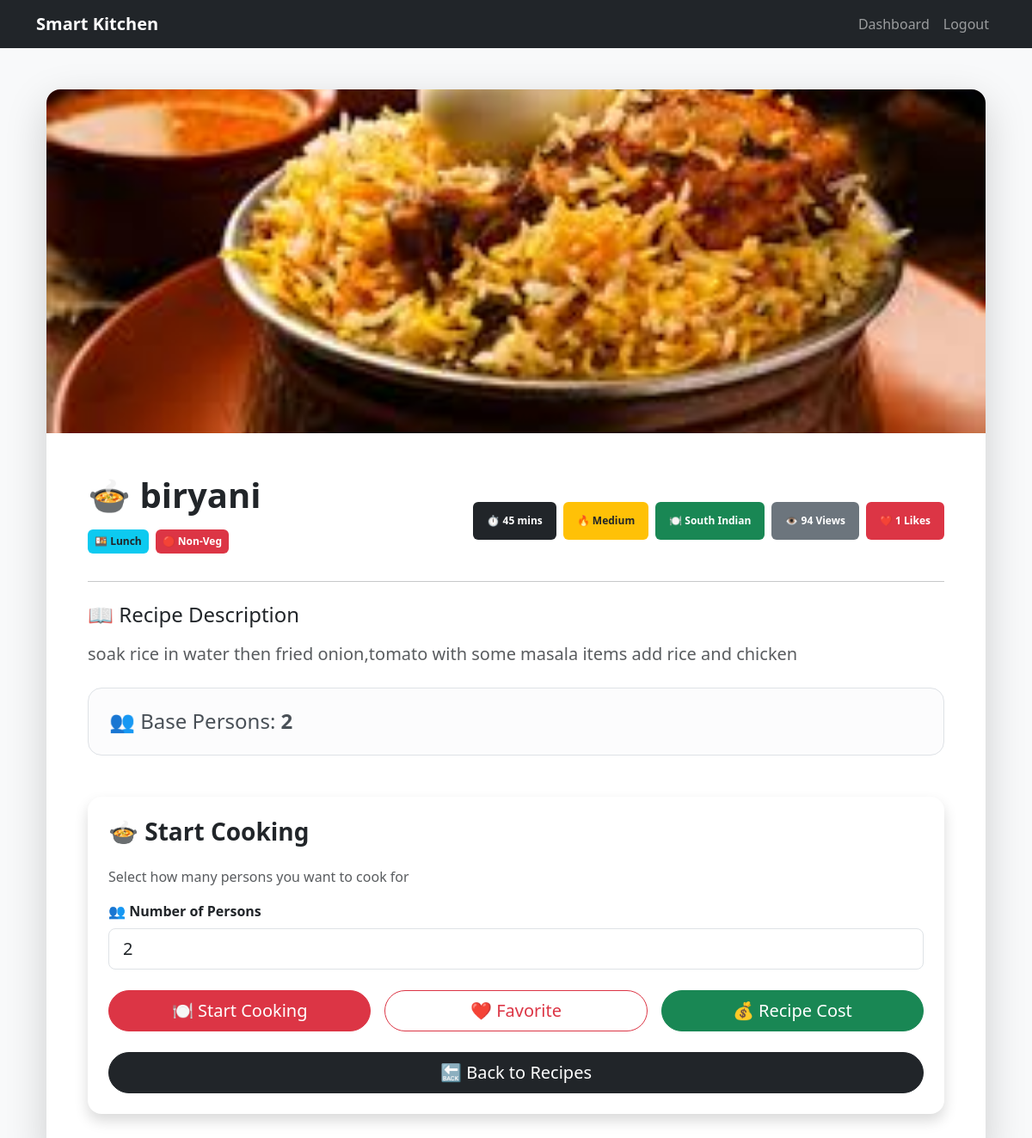
The app's page /recipes/1/ (signed in) with its own data.
### recipes/models.py (models this page shows, shortened)
class Recipe(models.Model):
    DIFFICULTY_CHOICES = [
        ('Easy', 'Easy'),
        ('Medium', 'Medium'),
        ('Hard', 'Hard')
    ]
    MEAL_TYPE_CHOICES = [
        ('Breakfast', 'Breakfast'),
        ('Lunch', 'Lunch'),
        ('Dinner', 'Dinner'),
        ('Snacks', 'Snacks'),
        ('Dessert', 'Dessert')
    ]
    FOOD_TYPE_CHOICES = [
        ('Veg', 'Veg'),
        ('Non-Veg', 'Non-Veg')
    ]
    name = models.CharField(max_length=100)
    tamil_name = models.CharField(
        max_length=200,
        blank=True,
        null=True
    )
    base_persons = models.IntegerField(default=2)
    servings = models.IntegerField(default=1)
    image = models.ImageField(
    upload_to='recipes/',null=True,blank=True)
    description = models.TextField()
    cooking_time = models.IntegerField(
        default=0
    )
    difficulty = models.CharField(
        max_length=20,
        choices=DIFFICULTY_CHOICES,
        default='Easy'
    )
    cuisine_type = models.CharField(
        max_length=100,
        default='South Indian'
    )
    meal_type = models.CharField(
        max_length=20,
        choices=MEAL_TYPE_CHOICES,
        default='Lunch'
    )
    food_type = models.CharField(
        max_length=20,
        choices=FOOD_TYPE_CHOICES,
        default='Veg'
    )
    views = models.IntegerField(
        default=0
    )
    likes = models.IntegerField(
        default=0
    )
    favorites = models.ManyToManyField(
        settings.AUTH_USER_MODEL,
        blank=True,
        related_name='favorite_recipes'
    )

### recipes/views.py (the view)
# urls.py: path('<int:pk>/', recipe_detail, name='recipe_detail'),
@login_required
def recipe_detail(request, pk):
    recipe = get_object_or_404(
        Recipe,
        pk=pk
    )
    recipe.views += 1
    recipe.save()
    favorite_count = recipe.favorites.count()
    return render(
        request,
        'recipes/recipe_detail.html',
        {
            'recipe': recipe,
            'favorite_count': favorite_count
        }
    )

### recipes/templates/recipes/recipe_detail.html
{% extends 'base.html' %}
{% block content %}
<div class="container mt-5">
    <div class="card shadow-lg border-0 rounded-4 overflow-hidden">
        {% if recipe.image %}
            <img
                src="{{ recipe.image.url }}"
                class="img-fluid"
                style="
                    height:400px;
                    object-fit:cover;
                    width:100%;
                "
            >
        {% endif %}
        <div class="p-5">
            <div class="d-flex justify-content-between align-items-center flex-wrap">
                <div>
                    <h1 class="fw-bold mb-3">
                        🍲 {{ recipe.name }}
                    </h1>
                    <div class="d-flex gap-2 flex-wrap mb-3">
                        <span class="badge bg-info text-dark p-2">
                            🍱 {{ recipe.meal_type }}
                        </span>
                        {% if recipe.food_type == 'Veg' %}
                            <span class="badge bg-success p-2">
                                🟢 Veg
                            </span>
                        {% else %}
                            <span class="badge bg-danger p-2">
                                🔴 Non-Veg
                            </span>
                        {% endif %}
                    </div>
                </div>
                <div class="d-flex gap-2 flex-wrap">
                    <span class="badge bg-dark p-3">
                        ⏱ {{ recipe.cooking_time }} mins
                    </span>
                    <span class="badge bg-warning text-dark p-3">
                        🔥 {{ recipe.difficulty }}
                    </span>
                    <span class="badge bg-success p-3">
                        🍽 {{ recipe.cuisine_type }}
                    </span>
                    <span class="badge bg-secondary p-3">
                        👁 {{ recipe.views }} Views
                    </span>
                    <span class="badge bg-danger p-3">
                        ❤️ {{ recipe.favorites.all|length }} Likes
                    </span>
                </div>
            </div>
            <hr>
            <div class="mt-4">
                <h4 class="mb-3">
                    📖 Recipe Description
                </h4>
                <p class="fs-5 text-muted">
                    {{ recipe.description }}
                </p>
            </div>
            <div class="alert alert-light border mt-4 p-4 rounded-4">
                <h4 class="mb-0">
                    👥 Base Persons:
                    <strong>
                        {{ recipe.base_persons }}
                    </strong>
                </h4>
            </div>
            <div class="card shadow border-0 p-4 mt-5 rounded-4">
                <h3 class="mb-4 fw-bold">
                    🍲 Start Cooking
                </h3>
                <p class="text-muted">
                    Select how many persons you want to cook for
                </p>
                <form
    action="{% url 'cooking_live' recipe.id %}"
    method="GET"
>
                    <div class="mb-4">
                        <label class="form-label fw-bold">
                            👥 Number of Persons
                        </label>
                        <input
                            type="number"
                            name="persons"
                            class="form-control form-control-lg"
                            value="{{ recipe.base_persons }}"
                            min="1"
                            required
                        >
                    </div>
                    <div class="row g-3">
                        <div class="col-md-4">
                            <button
                                type="submit"
                                class="btn btn-danger btn-lg w-100 rounded-pill"
                            >
                                🍽 Start Cooking
                            </button>
                        </div>
                        <div class="col-md-4">
                            <a
                                href="{% url 'favorite_recipe' recipe.id %}"
                                class="btn btn-outline-danger btn-lg w-100 rounded-pill"
                            >
                                ❤️ Favorite
                            </a>
                        </div>
                        <div class="col-md-4">
                            <a
                                href="{% url 'recipe_cost' recipe.id %}"
                                class="btn btn-success btn-lg w-100 rounded-pill"
                            >
                                💰 Recipe Cost
                            </a>
                        </div>
                    </div>
                </form>
                <div class="mt-4">
                    <a
                        href="{% url 'recipe_list' %}"
                        class="btn btn-dark btn-lg w-100 rounded-pill"
                    >
                        🔙 Back to Recipes
                    </a>
                </div>
            </div>
        </div>
    </div>
</div>
{% endblock %}

### records on screen
Recipe: image (picture), name "biryani", meal_type "Lunch", cooking_time "45", difficulty "Medium", cuisine_type "South Indian", views "94", favorites.all|length "1", description "soak rice in water then fried onion,tomato with some masala items add rice and chicken", base_persons "2", persons "2"
